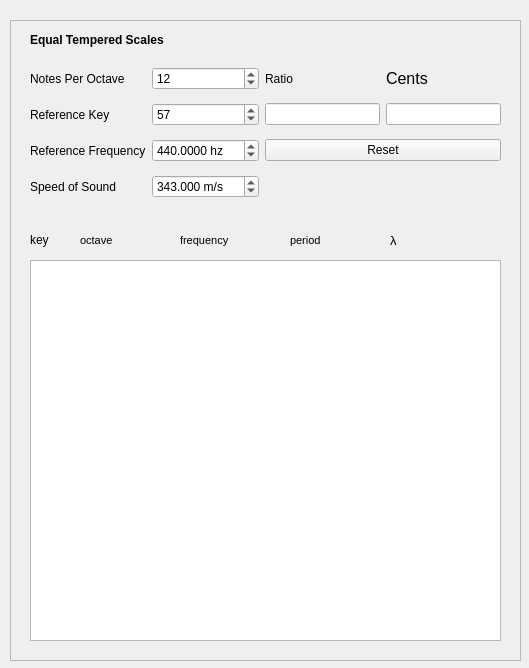
<?xml version="1.0" encoding="UTF-8"?>
<ui version="4.0">
 <class>Form</class>
 <widget class="QWidget" name="Form">
  <property name="geometry">
   <rect>
    <x>0</x>
    <y>0</y>
    <width>529</width>
    <height>668</height>
   </rect>
  </property>
  <property name="windowTitle">
   <string>Form</string>
  </property>
  <widget class="QFrame" name="frame">
   <property name="geometry">
    <rect>
     <x>10</x>
     <y>20</y>
     <width>511</width>
     <height>641</height>
    </rect>
   </property>
   <property name="frameShape">
    <enum>QFrame::StyledPanel</enum>
   </property>
   <property name="frameShadow">
    <enum>QFrame::Raised</enum>
   </property>
   <widget class="QLabel" name="label">
    <property name="geometry">
     <rect>
      <x>20</x>
      <y>10</y>
      <width>191</width>
      <height>20</height>
     </rect>
    </property>
    <property name="font">
     <font>
      <weight>75</weight>
      <bold>true</bold>
     </font>
    </property>
    <property name="text">
     <string>Equal Tempered Scales</string>
    </property>
   </widget>
   <widget class="QWidget" name="gridLayoutWidget">
    <property name="geometry">
     <rect>
      <x>20</x>
      <y>40</y>
      <width>471</width>
      <height>148</height>
     </rect>
    </property>
    <layout class="QGridLayout" name="gridLayout">
     <item row="0" column="2">
      <widget class="QLabel" name="label_5">
       <property name="text">
        <string>Ratio</string>
       </property>
      </widget>
     </item>
     <item row="0" column="0">
      <widget class="QLabel" name="label_2">
       <property name="text">
        <string>Notes Per Octave</string>
       </property>
      </widget>
     </item>
     <item row="2" column="0">
      <widget class="QLabel" name="label_4">
       <property name="text">
        <string>Reference Frequency</string>
       </property>
      </widget>
     </item>
     <item row="1" column="2">
      <widget class="QLineEdit" name="line_edit_ratio">
       <property name="readOnly">
        <bool>true</bool>
       </property>
      </widget>
     </item>
     <item row="2" column="2" colspan="2">
      <widget class="QPushButton" name="buttonReset">
       <property name="text">
        <string>Reset</string>
       </property>
      </widget>
     </item>
     <item row="2" column="1">
      <widget class="QDoubleSpinBox" name="dspin_ref_frequency">
       <property name="toolTip">
        <string>Frequency of reference key</string>
       </property>
       <property name="suffix">
        <string> hz</string>
       </property>
       <property name="decimals">
        <number>4</number>
       </property>
       <property name="minimum">
        <double>1.000000000000000</double>
       </property>
       <property name="maximum">
        <double>20000.000000000000000</double>
       </property>
       <property name="value">
        <double>440.000000000000000</double>
       </property>
      </widget>
     </item>
     <item row="1" column="3">
      <widget class="QLineEdit" name="line_edit_cents"/>
     </item>
     <item row="1" column="0">
      <widget class="QLabel" name="label_3">
       <property name="text">
        <string>Reference Key</string>
       </property>
      </widget>
     </item>
     <item row="0" column="1">
      <widget class="QSpinBox" name="spin_notes_per_octave">
       <property name="minimum">
        <number>4</number>
       </property>
       <property name="maximum">
        <number>100</number>
       </property>
       <property name="value">
        <number>12</number>
       </property>
      </widget>
     </item>
     <item row="1" column="1">
      <widget class="QSpinBox" name="spin_reference_key">
       <property name="toolTip">
        <string>MIDI keynumber, 60 = Middle C</string>
       </property>
       <property name="maximum">
        <number>127</number>
       </property>
       <property name="value">
        <number>57</number>
       </property>
      </widget>
     </item>
     <item row="0" column="3">
      <widget class="QLabel" name="label_6">
       <property name="font">
        <font>
         <pointsize>12</pointsize>
        </font>
       </property>
       <property name="text">
        <string>Cents</string>
       </property>
      </widget>
     </item>
     <item row="3" column="0">
      <widget class="QLabel" name="label_7">
       <property name="text">
        <string>Speed of Sound</string>
       </property>
      </widget>
     </item>
     <item row="3" column="1">
      <widget class="QDoubleSpinBox" name="dspin_speed_of_sound">
       <property name="toolTip">
        <string>343 m/s at 20 degrees C</string>
       </property>
       <property name="suffix">
        <string> m/s</string>
       </property>
       <property name="decimals">
        <number>3</number>
       </property>
       <property name="minimum">
        <double>1.000000000000000</double>
       </property>
       <property name="maximum">
        <double>1000.000000000000000</double>
       </property>
       <property name="value">
        <double>343.000000000000000</double>
       </property>
      </widget>
     </item>
    </layout>
   </widget>
   <widget class="QListWidget" name="list_frequencies">
    <property name="geometry">
     <rect>
      <x>20</x>
      <y>240</y>
      <width>471</width>
      <height>381</height>
     </rect>
    </property>
    <property name="font">
     <font>
      <family>Liberation Mono</family>
     </font>
    </property>
   </widget>
   <widget class="QLabel" name="label_8">
    <property name="geometry">
     <rect>
      <x>20</x>
      <y>210</y>
      <width>51</width>
      <height>20</height>
     </rect>
    </property>
    <property name="font">
     <font>
      <pointsize>9</pointsize>
     </font>
    </property>
    <property name="toolTip">
     <string>MIDI key number</string>
    </property>
    <property name="text">
     <string>key</string>
    </property>
   </widget>
   <widget class="QLabel" name="label_9">
    <property name="geometry">
     <rect>
      <x>70</x>
      <y>210</y>
      <width>41</width>
      <height>20</height>
     </rect>
    </property>
    <property name="font">
     <font>
      <pointsize>8</pointsize>
     </font>
    </property>
    <property name="text">
     <string>octave</string>
    </property>
   </widget>
   <widget class="QLabel" name="label_10">
    <property name="geometry">
     <rect>
      <x>170</x>
      <y>210</y>
      <width>71</width>
      <height>20</height>
     </rect>
    </property>
    <property name="font">
     <font>
      <pointsize>8</pointsize>
     </font>
    </property>
    <property name="toolTip">
     <string>Note frequency in Hertz</string>
    </property>
    <property name="text">
     <string>frequency</string>
    </property>
   </widget>
   <widget class="QLabel" name="label_11">
    <property name="geometry">
     <rect>
      <x>280</x>
      <y>210</y>
      <width>41</width>
      <height>20</height>
     </rect>
    </property>
    <property name="font">
     <font>
      <pointsize>8</pointsize>
     </font>
    </property>
    <property name="toolTip">
     <string>Note period in seconds</string>
    </property>
    <property name="text">
     <string>period</string>
    </property>
   </widget>
   <widget class="QLabel" name="label_12">
    <property name="geometry">
     <rect>
      <x>380</x>
      <y>210</y>
      <width>21</width>
      <height>20</height>
     </rect>
    </property>
    <property name="font">
     <font>
      <pointsize>10</pointsize>
     </font>
    </property>
    <property name="toolTip">
     <string>Wave length in meters</string>
    </property>
    <property name="text">
     <string>λ</string>
    </property>
   </widget>
  </widget>
 </widget>
 <resources/>
 <connections/>
</ui>
